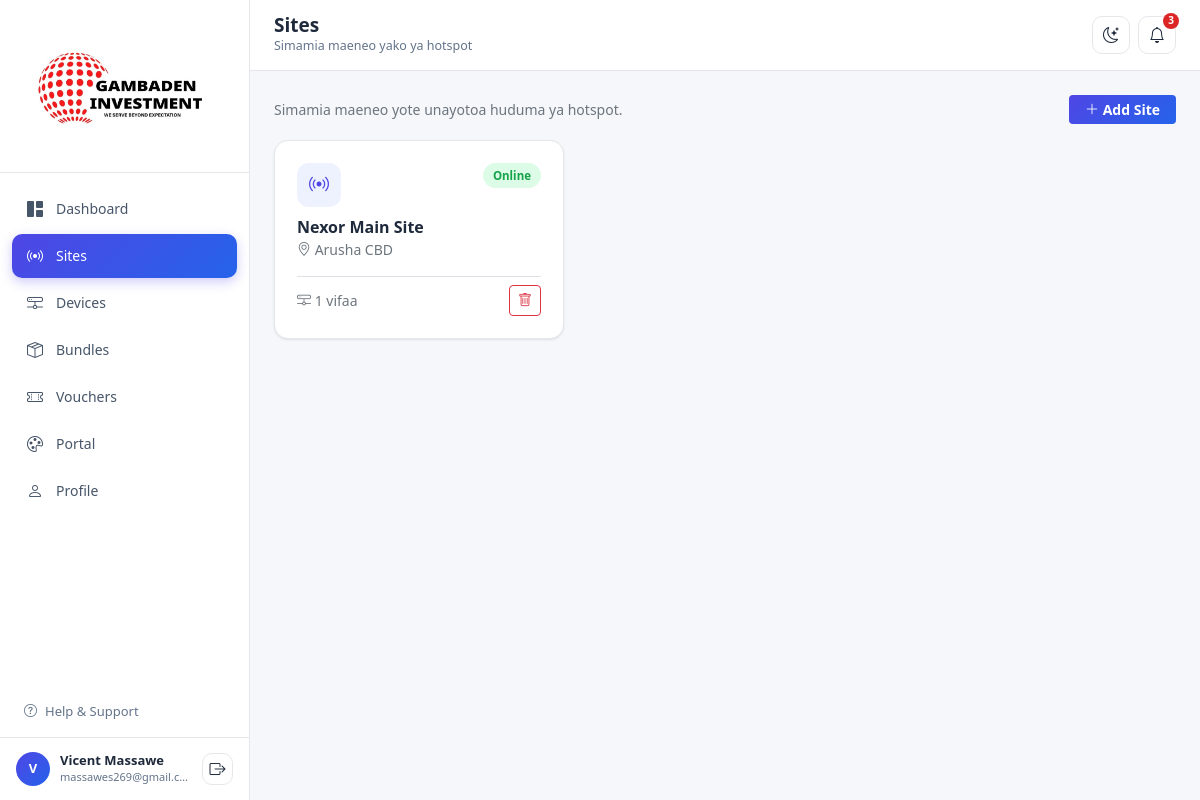
The page /admin.php?page=sites (signed in) on the database its author committed.
### tables this page shows
CREATE TABLE IF NOT EXISTS users (
  id             INT AUTO_INCREMENT PRIMARY KEY,
  username       VARCHAR(50)  NOT NULL UNIQUE,
  password_hash  VARCHAR(255) NOT NULL,
  first_name     VARCHAR(100) NOT NULL DEFAULT '',
  last_name      VARCHAR(100) NOT NULL DEFAULT '',
  email          VARCHAR(150) NOT NULL,
  phone          VARCHAR(30)  DEFAULT '',
  account_type   VARCHAR(50)  DEFAULT 'Customer Account',
  member_since   DATE         DEFAULT NULL,
  bank_name      VARCHAR(50)  DEFAULT '',
  account_number VARCHAR(50)  DEFAULT '',
  plan           VARCHAR(50)  DEFAULT 'Free',
  plan_price     INT          DEFAULT 0,
  billing_cycle  VARCHAR(20)  DEFAULT 'Monthly',
  next_renewal   DATE         DEFAULT NULL,
  created_at     TIMESTAMP    DEFAULT CURRENT_TIMESTAMP
);

CREATE TABLE IF NOT EXISTS sites (
  id           INT AUTO_INCREMENT PRIMARY KEY,
  name         VARCHAR(150) NOT NULL,
  location     VARCHAR(200) DEFAULT '',
  status       ENUM('online','offline') DEFAULT 'online',
  created_at   TIMESTAMP DEFAULT CURRENT_TIMESTAMP
);

### admin.php (called while the page is built, shortened)
<?php
require __DIR__ . '/includes/config.php';
$page = $_GET['page'] ?? 'dashboard';
$data = load_app_data();
require __DIR__ . '/includes/layout_top.php';
require __DIR__ . "/pages/{$page}.php";
require __DIR__ . '/includes/layout_bottom.php';

### includes/config.php (called while the page is built, shortened)
<?php
function current_user_id(): int {
    return (int) ($_SESSION['user_id'] ?? 1);
}
function load_app_data(): array {
    $pdo = db();
    $userId = current_user_id();
    $profile = $pdo->prepare('SELECT * FROM users WHERE id = ?');
    $profile->execute([$userId]);
    $user = $profile->fetch() ?: [];
    $sites = $pdo->query(
        'SELECT s.*, COUNT(d.id) AS device_count
           FROM sites s
           LEFT JOIN devices d ON d.site_id = s.id
          GROUP BY s.id
          ORDER BY s.id'
    )->fetchAll();
    $devices = $pdo->query('SELECT * FROM devices ORDER BY id')->fetchAll();
    $bundles = $pdo->query(
        "SELECT b.*,
                COALESCE(m.qty, 0) AS sales_month,
                COALESCE(m.revenue, 0) AS revenue_month
           FROM bundles b
           LEFT JOIN (
                SELECT bundle_id, SUM(quantity) AS qty, SUM(amount) AS revenue
                  FROM sales
                 WHERE YEAR(sold_at) = YEAR(CURDATE()) AND MONTH(sold_at) = MONTH(CURDATE())
                 GROUP BY bundle_id
           ) m ON m.bundle_id = b.id
          ORDER BY b.id"
    )->fetchAll();
    $portalStmt = $pdo->query('SELECT * FROM portal_settings WHERE id = 1');
    $portal = $portalStmt->fetch() ?: [
        'business_name' => 'GAMBADEN HOTSPOT',
        'welcome_text'  => 'Internet ya Uhakika kwa Bei Nafuu',
        'primary_color' => '#4f46e5',
        'lipa_number'   => '140197316',
        'contact_phone' => '+255745325531',
    ];
    return [
        'sites' => $sites,
        'devices' => $devices,
        'bundles' => $bundles,
        'portal' => $portal,
        'profile' => [
            'first_name' => $user['first_name'] ?? '',
            'last_name'  => $user['last_name'] ?? '',
            'email'      => $user['email'] ?? '',
            'phone'      => $user['phone'] ?? '',
            'account_type' => $user['account_type'] ?? 'Customer Account',
            'member_since' => !empty($user['member_since']) ? date('d M Y', strtotime($user['member_since'])) : '',
            'bank_name'    => $user['bank_name'] ?? '',
            'account_number' => $user['account_number'] ?? '',
        ],
    ];
}

### pages/sites.php (the view, shortened to what this page needs)
<div class="d-flex justify-content-between align-items-center mb-3">
  <div class="text-secondary small">Simamia maeneo yote unayotoa huduma ya hotspot.</div>
  <button class="btn btn-nx-primary btn-sm px-3" data-bs-toggle="modal" data-bs-target="#addSiteModal">
    <i class="bi bi-plus-lg"></i> Add Site
  </button>
</div>
<div class="row g-3">
  <?php foreach ($data['sites'] as $site): ?>
  <div class="col-md-6 col-lg-4">
    <div class="nx-card nx-card-body h-100">
      <div class="d-flex justify-content-between align-items-start mb-2">
        <div class="nx-stat-icon" style="background:#eef2ff;color:var(--nx-primary);"><i class="bi bi-broadcast"></i></div>
        <span class="nx-badge <?= $site['status'] === 'online' ? 'nx-badge-active' : 'nx-badge-inactive' ?>">
          <?= $site['status'] === 'online' ? 'Online' : 'Offline' ?>
        </span>
      </div>
      <div class="fw-bold"><?= htmlspecialchars($site['name']) ?></div>
      <div class="text-secondary small mb-3"><i class="bi bi-geo-alt"></i> <?= htmlspecialchars($site['location']) ?></div>
      <div class="d-flex justify-content-between align-items-center border-top pt-2">
        <span class="text-secondary small"><i class="bi bi-hdd-network"></i> <?= $site['device_count'] ?> vifaa</span>
        <form method="POST" data-confirm="Una uhakika unataka kufuta site hii?">
          <button type="submit" class="btn btn-sm btn-outline-danger"><i class="bi bi-trash"></i></button>
        </form>
      </div>
    </div>
  </div>
  <?php endforeach; ?>
</div>

### includes/sidebar.php (shortened to what this page needs)
<aside class="nx-sidebar">
  <div class="nx-sidebar-brand">
    <img src="assets/img/logo.png" alt="Gambaden Investment" class="brand-logo">
  </div>
  <nav class="nx-nav">
    <?php
    $nx_links = [
      'dashboard' => ['bi-grid-1x2-fill',   'Dashboard'],
      'sites'     => ['bi-broadcast',       'Sites'],
      'devices'   => ['bi-hdd-network',     'Devices'],
      'bundles'   => ['bi-box-seam',        'Bundles'],
      'vouchers'  => ['bi-ticket-perforated', 'Vouchers'],
      'portal'    => ['bi-palette',         'Portal'],
      'profile'   => ['bi-person',          'Profile'],
    ];
    foreach ($nx_links as $key => [$icon, $label]):
    ?>
    <a href="admin.php?page=<?= $key ?>" class="<?= $page === $key ? 'active' : '' ?>">
      <i class="bi <?= $icon ?>"></i> <?= $label ?>
    </a>
    <?php endforeach; ?>
  </nav>
  <div class="px-3 pb-2">
    <a href="#" class="d-flex align-items-center gap-2 px-2 py-2 text-decoration-none" style="color:var(--nx-muted);font-size:13px;">
      <i class="bi bi-question-circle"></i> Help &amp; Support
    </a>
  </div>
  <div class="nx-sidebar-footer">
    <div class="nx-avatar"><?= strtoupper(substr($data['profile']['first_name'], 0, 1)) ?></div>
    <div class="flex-grow-1 overflow-hidden">
      <div class="who text-truncate"><?= htmlspecialchars($data['profile']['first_name'] . ' ' . $data['profile']['last_name']) ?></div>
      <div class="email text-truncate"><?= htmlspecialchars($data['profile']['email']) ?></div>
    </div>
    <a href="logout.php" class="nx-icon-btn" title="Logout" style="width:32px;height:32px;">
      <i class="bi bi-box-arrow-right"></i>
    </a>
  </div>
</aside>

### assets/css/style.css (style rules this page uses)
:root { --nx-primary: #4f46e5; --nx-primary-dark: #4338ca; --nx-accent: #2563eb; --nx-bg: #f6f7fb; --nx-surface: #ffffff; --nx-border: #e5e7eb; --nx-text: #1e293b; --nx-muted: #64748b; --nx-sidebar-bg: #ffffff; --nx-sidebar-text: #475569; --nx-success: #16a34a; --nx-success-bg: #dcfce7; --nx-warning: #d97706; --nx-warning-bg: #fef3c7; --nx-danger: #dc2626; --nx-danger-bg: #fee2e2; --nx-shadow: 0 1px 3px rgba(15, 23, 42, .06), 0 1px 2px rgba(15, 23, 42, .04); }
body { background: var(--nx-bg); color: var(--nx-text); font-family: "Segoe UI", system-ui, -apple-system, sans-serif; }
a { color: var(--nx-accent); }
.nx-sidebar { width: 250px; flex-shrink: 0; background: var(--nx-sidebar-bg); border-right: 1px solid var(--nx-border); display: flex; flex-direction: column; transition: transform .2s ease; }
.nx-sidebar-brand { padding: 18px 20px; border-bottom: 1px solid var(--nx-border); }
.nx-sidebar-brand .brand-logo { max-width: 100%; height: auto; display: block; background: #fff; border-radius: 10px; padding: 6px 10px; }
.nx-nav { padding: 14px 12px; flex: 1; overflow-y: auto; }
.nx-nav a { display: flex; align-items: center; gap: 12px; padding: 10px 14px; border-radius: 10px; color: var(--nx-sidebar-text); text-decoration: none; font-size: 14px; font-weight: 500; margin-bottom: 3px; transition: background .15s, color .15s; }
.nx-nav a i { font-size: 16px; width: 18px; text-align: center; }
.nx-nav a.active { background: linear-gradient(135deg, var(--nx-primary), var(--nx-accent)); color: #fff; box-shadow: 0 4px 12px rgba(79, 70, 229, .28); }
.nx-sidebar-footer { padding: 14px 16px; border-top: 1px solid var(--nx-border); display: flex; align-items: center; gap: 10px; }
.nx-avatar { width: 34px; height: 34px; border-radius: 50%; background: linear-gradient(135deg, var(--nx-primary), var(--nx-accent)); color: #fff; font-weight: 700; font-size: 13px; display: flex; align-items: center; justify-content: center; flex-shrink: 0; }
.nx-sidebar-footer .who { font-size: 13px; font-weight: 600; color: var(--nx-text); line-height: 1.2; }
.nx-sidebar-footer .email { font-size: 11px; color: var(--nx-muted); }
.nx-icon-btn { width: 38px; height: 38px; border-radius: 10px; border: 1px solid var(--nx-border); background: var(--nx-surface); color: var(--nx-text); display: flex; align-items: center; justify-content: center; position: relative; }
.nx-card { background: var(--nx-surface); border: 1px solid var(--nx-border); border-radius: 14px; box-shadow: var(--nx-shadow); }
.nx-card-body { padding: 22px; }
.nx-stat-icon { width: 44px; height: 44px; border-radius: 12px; display: flex; align-items: center; justify-content: center; font-size: 20px; flex-shrink: 0; }
.nx-badge { font-size: 11.5px; font-weight: 700; padding: 4px 10px; border-radius: 20px; }
.nx-badge-active { background: var(--nx-success-bg); color: var(--nx-success); }
.btn-nx-primary { background: linear-gradient(135deg, var(--nx-primary), var(--nx-accent)); border: none; color: #fff; font-weight: 600; }

### rows shown on the page
users: first_name "V", first_name+last_name "Vicent Massawe", email "massawes269@gmail.c…"
sites: status "Online", name "Nexor Main Site", location "Arusha CBD", device_count "1"

### other values the page prints
$label "Dashboard"
$label "Sites"
$label "Devices"
$label "Bundles"
$label "Vouchers"
$label "Portal"
$label "Profile"
$pageTitle "Sites"
$pageSubtitle "Simamia maeneo yako ya hotspot"
